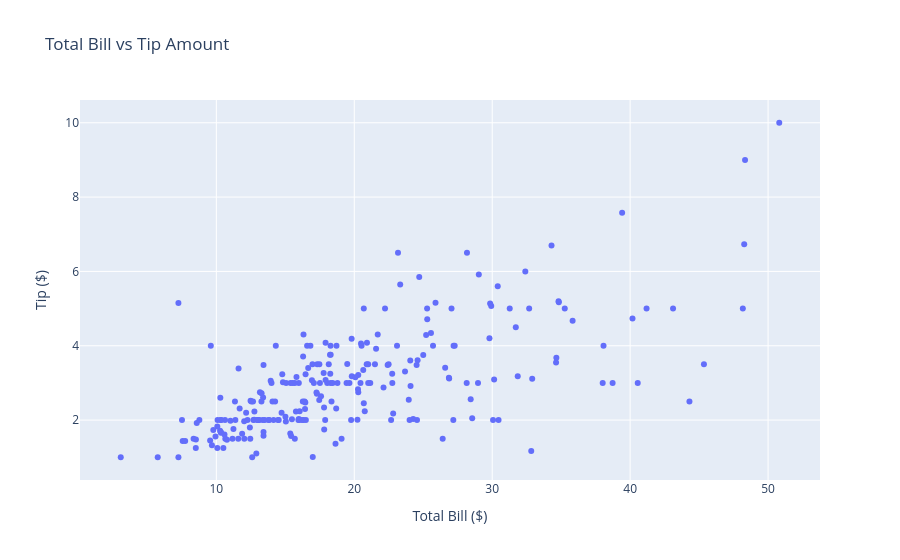

The notebook cell this image was saved under:
### Markdown cell above
`px.scatter()` creates an interactive scatter plot. This replaces the old `tips.iplot(kind='scatter', x='total_bill', y='tip', mode='markers')` method from cufflinks.

**Usecase:** Plot `total_bill` against `tip` for every row to see if bigger bills tend to come with bigger tips. Hover over any dot to see exact values.

### Code cell
# Interactive scatter plot (replaces cufflinks version)
fig = px.scatter(
    tips, 
    x='total_bill', 
    y='tip',
    title='Total Bill vs Tip Amount',
    labels={'total_bill': 'Total Bill ($)', 'tip': 'Tip ($)'}
)
fig.show()

### Figure 1 — Plotly figure (JSON) as saved in the notebook; plotly's stock layout.template omitted (floating-point values rounded to 4 significant figures; data arrays with more than 128 entries replaced by an {"elided": "..."} marker saying what was removed)
{"data": [{"hovertemplate": "Total Bill ($)=%{x}<br>Tip ($)=%{y}<extra></extra>", "legendgroup": "", "marker": {"color": "#636efa", "symbol": "circle"}, "mode": "markers", "name": "", "orientation": "v", "showlegend": false, "type": "scatter", "x": {"elided": "244 float values"}, "xaxis": "x", "y": {"elided": "244 float values"}, "yaxis": "y"}], "layout": {"legend": {"tracegroupgap": 0}, "title": {"text": "Total Bill vs Tip Amount"}, "xaxis": {"anchor": "y", "domain": [0, 1], "title": {"text": "Total Bill ($)"}}, "yaxis": {"anchor": "x", "domain": [0, 1], "title": {"text": "Tip ($)"}}}}
